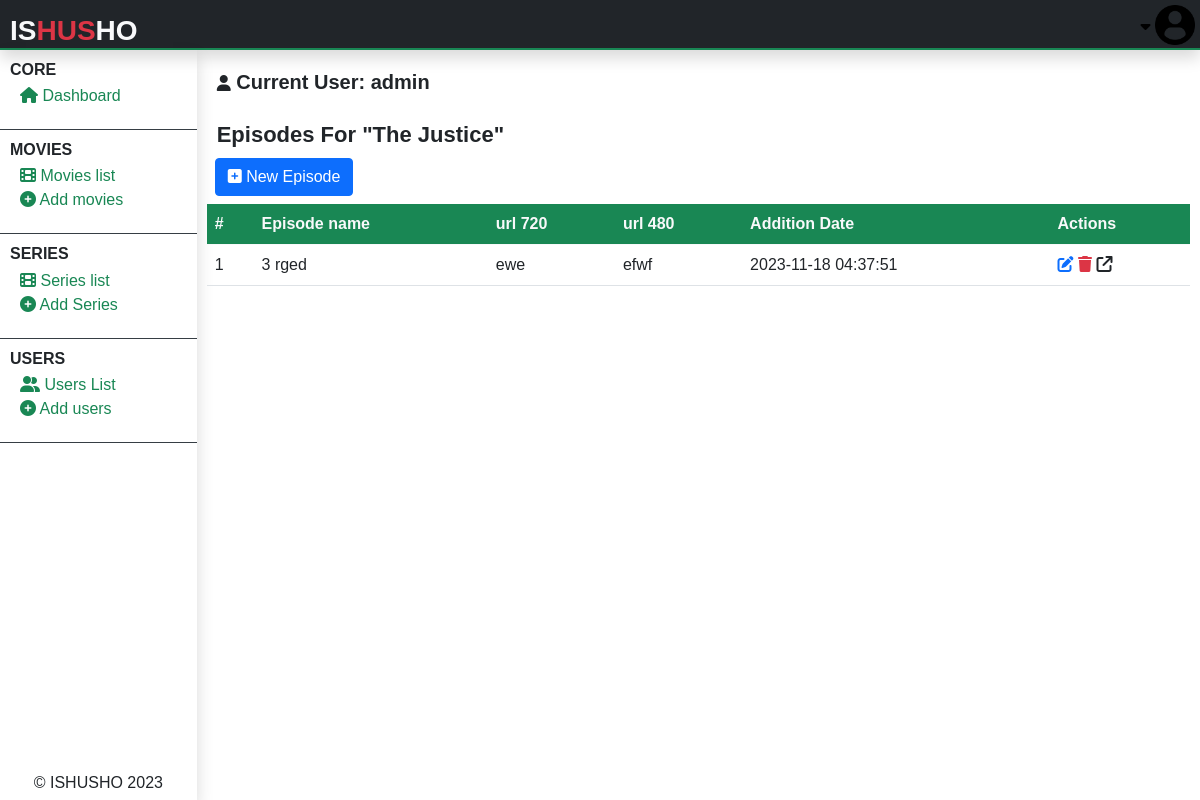
The page /admin/admin-serie-view-episodes.php?view-sodes&v=231454 (signed in) on the database its author committed.
### tables this page shows
CREATE TABLE `series` (
  `serie_id` varchar(255) NOT NULL,
  `serie_name` text NOT NULL,
  `serie_overview` text NOT NULL,
  `serie_categories` text NOT NULL,
  `serie_poster` text NOT NULL,
  `serie_url` text NOT NULL,
  `serie_releasedate` varchar(255) NOT NULL,
  `serie_addition_time` varchar(255) NOT NULL,
  `serie_added_by` int(11) NOT NULL
);

CREATE TABLE `series_episodes` (
  `id` int(11) NOT NULL,
  `serie` varchar(255) NOT NULL,
  `episode_name` text NOT NULL,
  `episode_720` text NOT NULL,
  `episode_480` text NOT NULL,
  `addition_date` varchar(255) NOT NULL,
  `added_by` int(11) NOT NULL
);

### admin/admin-serie-view-episodes.php (the view, shortened to what this page needs)
<?php
include("../php/global/server.php");
?>
<!DOCTYPE html>
<html lang="en">
<head>
    <?php
    include('../php/global/cdns.php');
    ?>
    <link rel="stylesheet" href="../styles/admin-main.css">
</head>
<body>
    <div class="main-container">
        <?php
        include("./php/header.php");
        ?>
        <section class="center-section">
            <?php
            include('./php/nav-left.php');
            ?>
            <div class="right-contents">
                <?php
                include("./php/acting-user.php");
                ?>
                <div class="all-interchange">
                    <?php
                    if (isset($_GET['delete'])) {
                    ?>
                        <h1>
                            Delete Episode
                        </h1>
                        <div class="m-2">
                            <a href="?view-sodes&v=<?php echo $_GET['sv']; ?>" class="btn btn-primary">
                                <i class="fa fa-arrow-left"></i> View episodes
                            </a>
                        </div>
                        <?php
                        if (!isset($_GET['v'])) {
                        ?>
                            <p class="alert alert-danger">
                                Invalid video request
                            </p>
                            <?php
                        } else {
                            $serieTHing = $_GET['sv'];
                            $videoToDelete = $_GET['v'];
                            $checkVideoTODelete = mysqli_query($server, "SELECT * from
            series_episodes WHERE id='$videoToDelete'
            AND serie = $serieTHing
        ");
                            if (mysqli_num_rows($checkVideoTODelete) != 1) {
                            ?>
                                <p class="alert alert-danger">
                                    Movie series is not found
                                </p>
                                <?php
                            } else {
                                $DeleteSode = mysqli_query($server, "DELETE from series_episodes
                                 WHERE id='$videoToDelete'
            AND serie = '$serieTHing'
                                ");
                                if (!$DeleteSode) {
                                ?>
                                    <p class="alert alert-danger">
                                        Deleting the episode failed
                                    </p>
                                <?php
                                } else {
                                ?>
                                    <p class="alert alert-success">
                                        Deleting episode succed
                                    </p>
                            <?php
                                }
                            }
                        }
                    } elseif (isset($_GET['view-sodes'])) {
                        if (!isset($_GET['v'])) { ?>
                            <p class="alert alert-danger">
                                No video sent to the server!
                            </p>
                            <?php
                        } else {
                            $videoToEdit = $_GET['v'];
                            $checkIfVideoExists = mysqli_query($server, "SELECT * from  series WHERE serie_id= '$videoToEdit'");
                            if (mysqli_num_rows($checkIfVideoExists) !== 1) {
                            ?>
                                <p class="alert alert-danger">
                                    Video doesn't exists in the database.
                                </p>
                            <?php
                            } else {
                                $dataVideoExists = mysqli_fetch_array($checkIfVideoExists);
                                $serie_id = $dataVideoExists['serie_id'];
                            ?>
                                <h1>
                                    Episodes for "<?php echo $dataVideoExists['serie_name']; ?>"
                                </h1>
                                <div class="m-2">
                                    <a href="?add-sode&nv=<?php echo $serie_id; ?>" class="btn btn-primary">
                                        <i class="fa fa-plus-square"></i> New Episode
                                    </a>
                                </div>
                                <table class="table table-responsive table-hover">
                                    <thead>
                                        <tr class="bg-success text-light">
                                            <th>
                                                #
                                            </th>
                                            <th>
                                                Episode name
                                            </th>
                                            <th>
                                                url 720
                                            </th>
                                            <th>
                                                url 480
                                            </th>
                                            <th>
                                                Addition Date
                                            </th>
                                            <th>
                                                Actions
                                            </th>
                                        </tr>
                                    </thead>
                                    <tbody>
                                        <?php
                                        $getMovies = mysqli_query($server, "SELECT * from
                                    series_episodes WHERE serie = '$serie_id'
                                    ORDER BY
                                    addition_date ASC
                                ");
                                        $count = 1;
                                        ?>
                                        <?php
                                        while ($dataMovies = mysqli_fetch_array($getMovies)) {
                                        ?>
                                            <tr>
                                                <td>
                                                    <?php echo $count++; ?>
                                                </td>
                                                <td>
                                                <?php echo $dataMovies['id']; ?>
                                                    <?php echo $dataMovies['episode_name']; ?>
                                                </td>
                                                <td>
                                                    <?php echo $dataMovies['episode_720']; ?>
                                                </td>
                                                <td>
                                                    <?php echo $dataMovies['episode_480']; ?>
                                                </td>
                                                <td>
                                                    <?php echo $dataMovies['addition_date']; ?>
                                                </td>
                                                <td>
                                                    <a href="admin-serie-edit-episodes.php?edit&v=<?php echo $dataMovies['id']; ?>" class="">
                                                        <i class="fa fa-edit text-primary"></i>
                                                    </a>
                                                    <a href="?delete&v=<?php echo $dataMovies['id']; ?>&sv=<?php echo $dataMovies['serie']; ?>" onclick="return confirm('Are you sure to delete?');">
                                                        <i class="fa fa-trash text-danger"></i>
                                                    </a>
                                                    <a href="../watch.php?v=<?php echo $video; ?>" target="_blank">
                                                        <i class="fa fa-external-link text-dark"></i>
                                                    </a>
                                                </td>
                                            </tr>
                                        <?php
                                        }
                                        ?>
                                    </tbody>
                                </table>
                        <?php
                            }
                        }
                    } else {
                        ?>
                        <p class="alert alert-danger">
                            Nothing sent to the server.
                        </p>
                    <?php
                    }
                    ?>
                </div>
            </div>
        </section>
    </div>
</body>
</html>

### styles/admin-main.css (style rules this page uses)
* { font-family: 'Gill Sans', 'Gill Sans MT', Calibri, 'Trebuchet MS', sans-serif; margin: 0; padding: 0; text-decoration: none; font-size: 16px; }
a { text-decoration: none; }
body { width: 100vw; overflow: hidden; }
.main-container { overflow: hidden; width: 100vw; height: 100vh; }
.main-container .center-section { display: flex; flex-direction: row; height: calc(100vh - 50px); }
.main-container .center-section .right-contents { margin: 10px; height: calc(100vh - 50px); width: calc(100vw - 200px); overflow: auto; padding-bottom: 100px; }
.main-container .center-section .right-contents .all-interchange h1 { margin: 10px; font-size: 22px; color: #212529; font-weight: bold; text-transform: capitalize; }
.main-container .center-section .right-contents .all-interchange table thead tr { position: sticky; top: 0px; }

### rows shown on the page
series: serie_name "The Justice"
series_episodes: id "3", episode_name "rged", episode_720 "ewe", episode_480 "efwf", addition_date "2023-11-18 04:37:51"

### other values the page prints
$actingAdminUN "admin"
